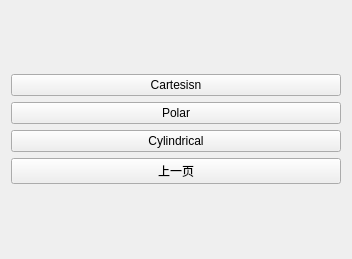
<?xml version="1.0" encoding="UTF-8"?>
<ui version="4.0">
 <class>Form</class>
 <widget class="QWidget" name="Form">
  <property name="geometry">
   <rect>
    <x>0</x>
    <y>0</y>
    <width>352</width>
    <height>259</height>
   </rect>
  </property>
  <property name="windowTitle">
   <string>Form</string>
  </property>
  <layout class="QVBoxLayout" name="verticalLayout">
   <item>
    <layout class="QGridLayout" name="gridLayout">
     <item row="0" column="0">
      <widget class="QPushButton" name="cartesianButton">
       <property name="text">
        <string>Cartesisn</string>
       </property>
      </widget>
     </item>
     <item row="1" column="0">
      <widget class="QPushButton" name="polarButton">
       <property name="text">
        <string>Polar</string>
       </property>
      </widget>
     </item>
     <item row="2" column="0">
      <widget class="QPushButton" name="cylindricalButton">
       <property name="text">
        <string>Cylindrical</string>
       </property>
      </widget>
     </item>
     <item row="3" column="0">
      <widget class="QPushButton" name="cancelButton">
       <property name="text">
        <string>上一页</string>
       </property>
      </widget>
     </item>
    </layout>
   </item>
  </layout>
 </widget>
 <resources/>
 <connections/>
</ui>
